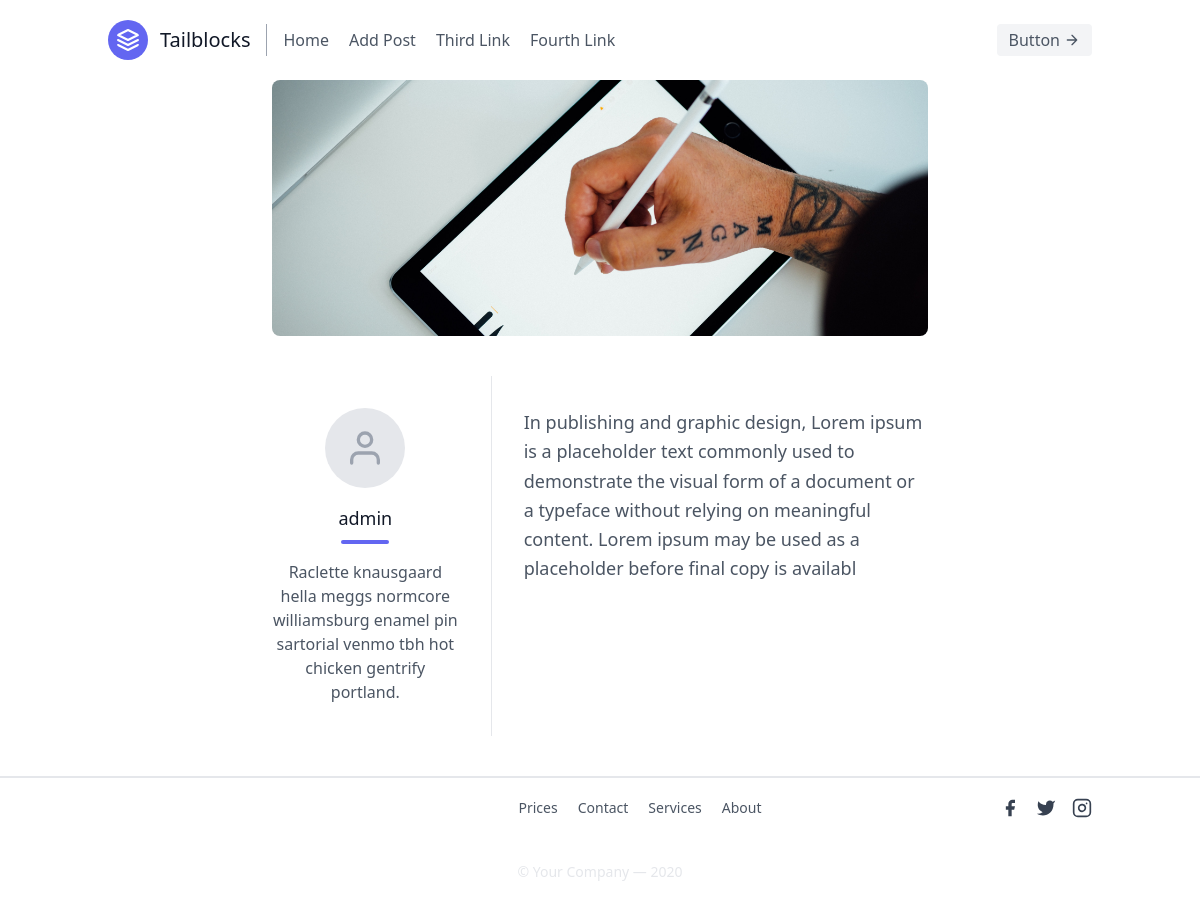
The app's page /12/ with its own data.
### blog/models.py (models this page shows, shortened)
class Post(models.Model):
  status_choices = (
    ('draft','draft'),
    ('published','published'),
  )
  title = models.CharField(max_length=100)
  author = models.ForeignKey(User, on_delete=models.CASCADE)
  body   = models.TextField()
  postImage = models.ImageField(upload_to='photos/%Y/%m/%d')
  created = models.DateTimeField(auto_now_add=True)
  updated = models.DateTimeField(auto_now=True)
  status   = models.CharField(max_length=15, choices=status_choices, default='draft', null=True)

class User(AbstractUser):
  pass

### blog/views.py (the view)
# urls.py: path('<int:id>/',views.Detail)
def Detail(request, id):
  post = Post.objects.get(id=id)
  context =  {'post':post}
  return render(request,'blog/detail.html',context)

### templates/blog/detail.html
{% extends 'base.html' %}
{% block content %}
<section class="text-gray-600 body-font">
  <div class="container px-5 py mx-auto flex flex-col">
    <div class="lg:w-4/6 mx-auto">
      <div class="rounded-lg h-64 overflow-hidden">
        <img alt="content" class="object-cover object-center h-full w-full" src="{{ post.postImage.url }}">
      </div>
      <div class="flex flex-col sm:flex-row mt-10">
        <div class="sm:w-1/3 text-center sm:pr-8 sm:py-8">
          <div class="w-20 h-20 rounded-full inline-flex items-center justify-center bg-gray-200 text-gray-400">
            <svg fill="none" stroke="currentColor" stroke-linecap="round" stroke-linejoin="round" stroke-width="2" class="w-10 h-10" viewBox="0 0 24 24">
              <path d="M20 21v-2a4 4 0 00-4-4H8a4 4 0 00-4 4v2"></path>
              <circle cx="12" cy="7" r="4"></circle>
            </svg>
          </div>
          <div class="flex flex-col items-center text-center justify-center">
            <h2 class="font-medium title-font mt-4 text-gray-900 text-lg">{{ post.author }}</h2>
            <div class="w-12 h-1 bg-indigo-500 rounded mt-2 mb-4"></div>
            <p class="text-base">Raclette knausgaard hella meggs normcore williamsburg enamel pin sartorial venmo tbh hot chicken gentrify portland.</p>
          </div>
        </div>
        <div class="sm:w-2/3 sm:pl-8 sm:py-8 sm:border-l border-gray-200 sm:border-t-0 border-t mt-4 pt-4 sm:mt-0 text-center sm:text-left">
          <p class="leading-relaxed text-lg mb-4">  {{post.body }}</p>
        </div>
      </div>
    </div>
  </div>
</section>
{% endblock  %}

### records on screen
Post: postImage (picture), author "admin", body "In publishing and graphic design, Lorem ipsum is a placeholder text commonly used to demonstrate the visual form of a document or a typeface without relying on meaningful content. Lorem ipsum may be used as a placeholder before final copy is availabl"
